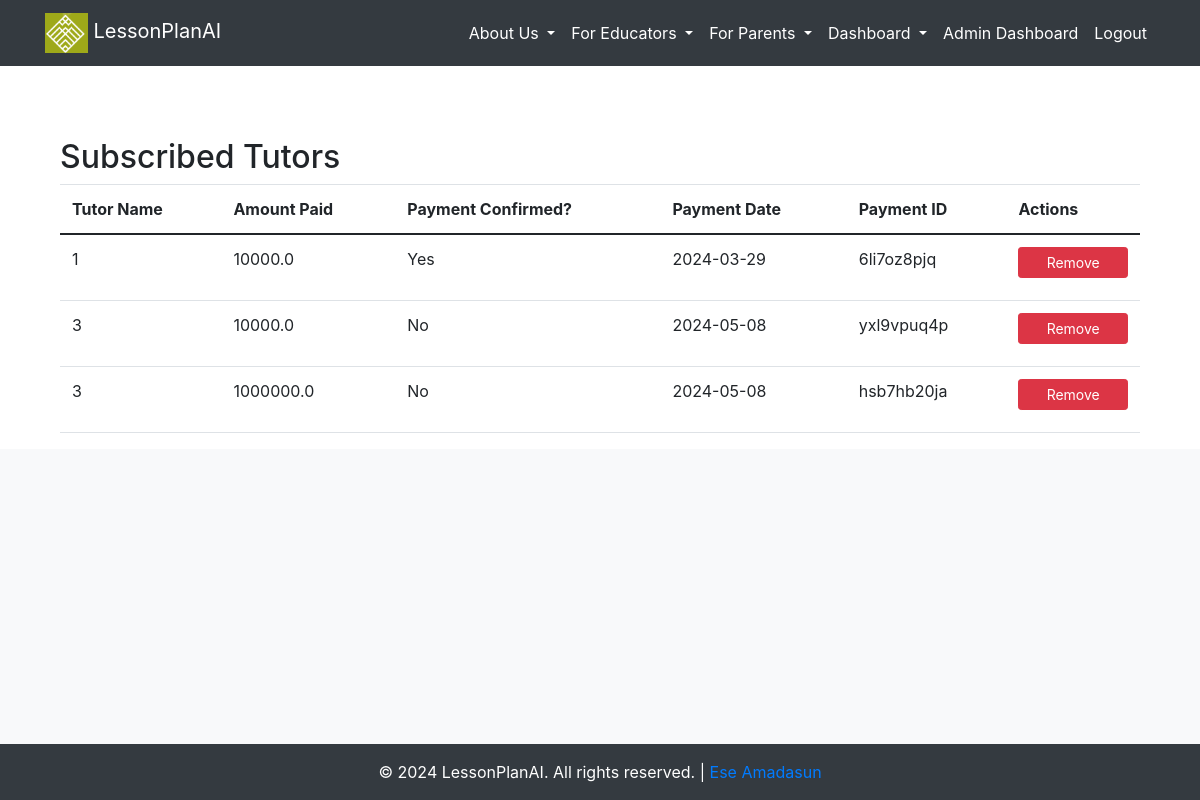
The page /subscribed-tutors (signed in) on the database its author committed.
### src/accounts/models.py (models this page shows, shortened)
class TutorFeePayment(db.Model):
    __tablename__ = "tutorfeepayment"
    id = db.Column(db.Integer, primary_key=True)
    tutor_id = db.Column(db.Integer, db.ForeignKey('tutor.id'), nullable=False)
    amount = db.Column(db.Float, nullable=False)
    paid = db.Column(db.Boolean, default=False)
    payment_date = db.Column(db.Date, nullable=False)
    paystack_tutorfeepayment_id = db.Column(db.String(50), nullable=False)
    tutor = db.relationship('Tutor', back_populates='fee_payments')

### src/core/views.py (the view)
@core_bp.route('/subscribed-tutors')
def subscribed_tutors():
    tutor_fee_payments = TutorFeePayment.query.all()
    return render_template('accounts/subscribed_tutors.html', tutor_fee_payments=tutor_fee_payments)

### src/__init__.py (called while the page is built)
@login_manager.user_loader
def load_user(user_id):
    return User.query.filter(User.id == int(user_id)).first()

### src/templates/accounts/subscribed_tutors.html
{% extends "_base.html" %}
{% block content %}
<div class="container mt-5">
    <h2>Subscribed Tutors</h2>
    <table class="table">
        <thead>
            <tr>
                <th>Tutor Name</th>
                <th>Amount Paid</th>
                <th>Payment Confirmed?</th>
                <th>Payment Date</th>
                <th>Payment ID</th>
                <th>Actions</th>
            </tr>
        </thead>
        <tbody>
            {% for payment in tutor_fee_payments %}
            <tr>
                <td>{{ payment.tutor_id }}</td>
                <td>{{ payment.amount }}</td>
                <td>{{ 'Yes' if payment.paid else 'No' }}</td>
                <td>{{ payment.payment_date.strftime('%Y-%m-%d') }}</td>
                <td>{{ payment.paystack_tutorfeepayment_id }}</td>
                <td>
                    <a href="{{ url_for('core.delete_tutor_fee_payment', payment_id=payment.id) }}" class="btn btn-danger btn-sm">Remove</a>
                </td>
            </tr>
            {% endfor %}
        </tbody>
    </table>
</div>
{% endblock %}

### src/static/styles.css (style rules this page uses)
a { text-decoration: none; }
body { display: flex; flex-direction: column; min-height: 100vh; }
table { width: 100%; border-collapse: collapse; }
th, td { border: 1px solid black; padding: 8px; text-align: left; }
.btn { width: 100%; margin-bottom: 10px; }
body { background-color: #f4f4f4; color: #333; font-family: 'Arial', sans-serif; }

### rows shown on the page
TutorFeePayment: tutor_id "1", amount "10000.0", paid "Yes", payment_date "2024-03-29", paystack_tutorfeepayment_id "6li7oz8pjq"
TutorFeePayment: tutor_id "3", amount "10000.0", paid "No", payment_date "2024-05-08", paystack_tutorfeepayment_id "yxl9vpuq4p"
TutorFeePayment: tutor_id "3", amount "1000000.0", paid "No", payment_date "2024-05-08", paystack_tutorfeepayment_id "hsb7hb20ja"
